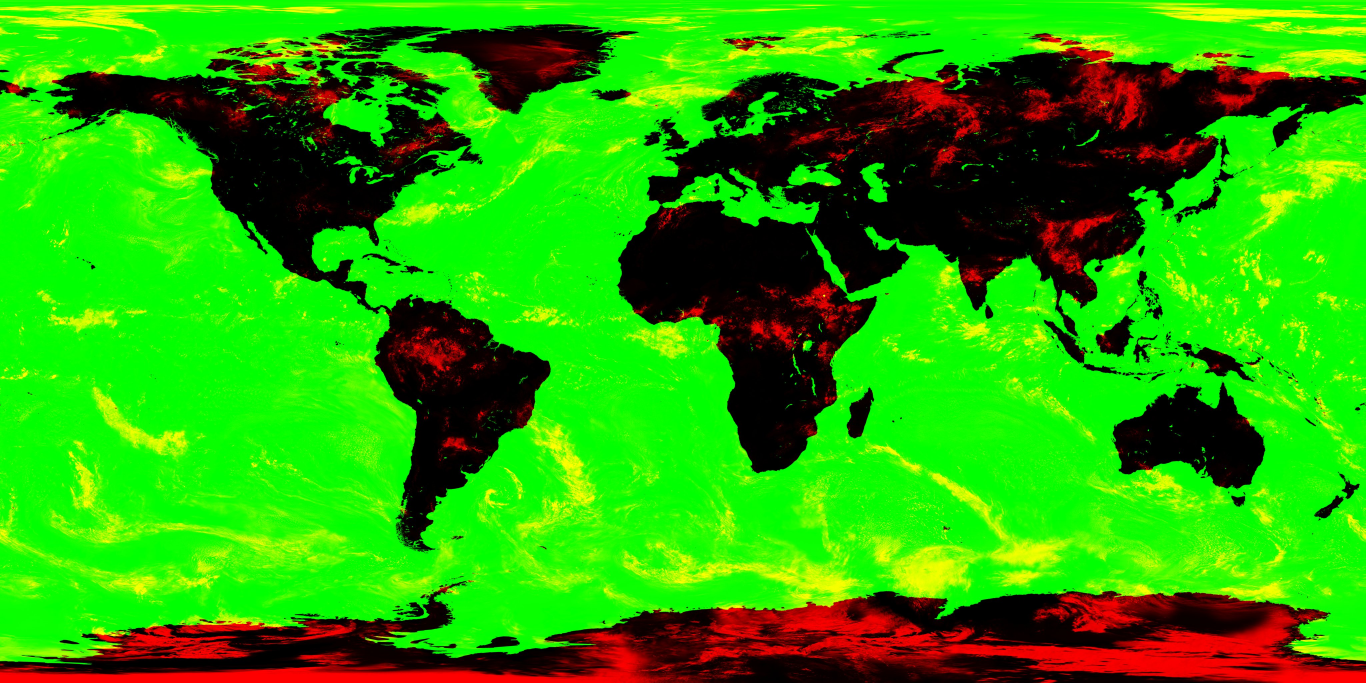
#> input picture data/earth-aux.jpg, 4096 x 2048 px (shown at 1/3 size)
$ python cloudmap.py ../data/earth-aux.jpg
#> lines starting #> are read from the running program, lines starting #| are printed output that depends on the picture
"""Put a cloud map (grey: black = clear, white = cloud) into the cloud channel (R) of data/earth-aux-8k.jpg and
data/earth-aux.jpg, keeping the water mask (G) and the third channel. The shader reads clouds as
smoothstep(0.18, 0.75, R), so the map's grey levels are used as they are.
Usage: python tools/cloudmap.py D:/Earth-Cloud-Map-8k.png
To go back to the previous clouds: copy .raw/earth-aux*-prev.jpg over data/.
"""
from PIL import Image
import numpy as np, os, sys, shutil

Image.MAX_IMAGE_PIXELS = None
ROOT = os.path.join(os.path.dirname(__file__), '..')
src = Image.open(sys.argv[1]).convert('L')
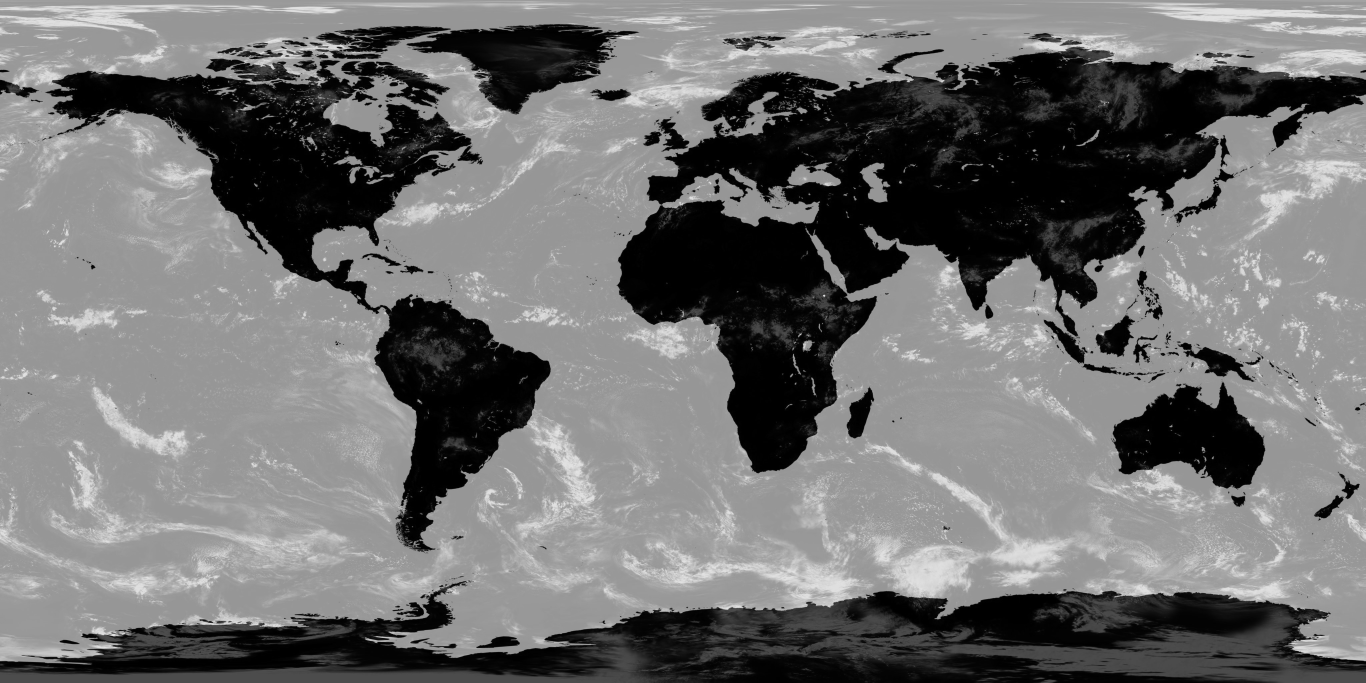
#> src: PIL image 4096x2048 L (shown at 1/3 size); min 0, max 234, mean 112.4
for name, size in [('earth-aux-8k.jpg', (8192, 4096)), ('earth-aux.jpg', (4096, 2048))]:
    p = os.path.join(ROOT, 'data', name)
    keep = os.path.join(ROOT, '.raw', name.replace('.jpg', '-prev.jpg'))
    if not os.path.exists(keep):
        shutil.copy(p, keep)
#> (the run stopped early here; a loop or call above may not have finished)
